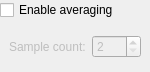
<?xml version="1.0" encoding="UTF-8"?>
<ui version="4.0">
 <class>AverageWidget</class>
 <widget class="QWidget" name="AverageWidget">
  <property name="geometry">
   <rect>
    <x>0</x>
    <y>0</y>
    <width>150</width>
    <height>72</height>
   </rect>
  </property>
  <property name="windowTitle">
   <string>Form</string>
  </property>
  <layout class="QVBoxLayout" name="verticalLayout">
   <property name="leftMargin">
    <number>0</number>
   </property>
   <property name="topMargin">
    <number>0</number>
   </property>
   <property name="rightMargin">
    <number>0</number>
   </property>
   <property name="bottomMargin">
    <number>0</number>
   </property>
   <item>
    <widget class="QCheckBox" name="enable">
     <property name="text">
      <string>Enable averaging</string>
     </property>
    </widget>
   </item>
   <item>
    <widget class="QWidget" name="widget" native="true">
     <property name="enabled">
      <bool>false</bool>
     </property>
     <layout class="QFormLayout" name="formLayout">
      <item row="0" column="0">
       <widget class="QLabel" name="label">
        <property name="text">
         <string>Sample count:</string>
        </property>
       </widget>
      </item>
      <item row="0" column="1">
       <widget class="QSpinBox" name="sampleCount">
        <property name="minimum">
         <number>2</number>
        </property>
        <property name="maximum">
         <number>4</number>
        </property>
       </widget>
      </item>
     </layout>
    </widget>
   </item>
  </layout>
 </widget>
 <resources/>
 <connections>
  <connection>
   <sender>enable</sender>
   <signal>toggled(bool)</signal>
   <receiver>widget</receiver>
   <slot>setEnabled(bool)</slot>
   <hints>
    <hint type="sourcelabel">
     <x>74</x>
     <y>10</y>
    </hint>
    <hint type="destinationlabel">
     <x>74</x>
     <y>49</y>
    </hint>
   </hints>
  </connection>
 </connections>
</ui>
